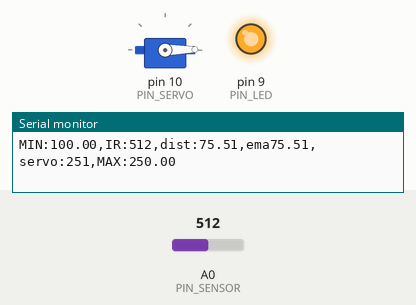
Recording of a sketch running on a simulated Arduino Uno, built with avr-gcc and run on an emulated ATmega328P. Shown: servo, output pins drawn as LEDs (lit = HIGH), the last lines printed to the serial monitor. The inputs (shaded band) are chosen by the test bench; at power-on: A0 (PIN_SENSOR) = 512.

Above: at 1.2 s.
1.3 s: A0 (PIN_SENSOR) set to 444
2.8 s: A0 (PIN_SENSOR) set to 422
At 3.3 s:
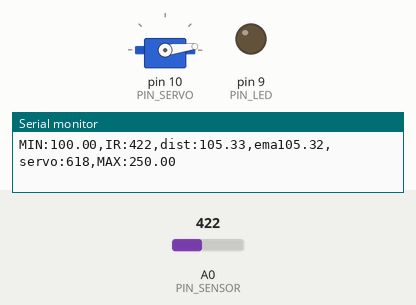
4.4 s: A0 (PIN_SENSOR) set to 306
At 5.2 s:
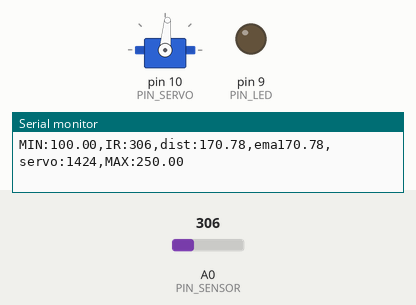
7.4 s: A0 (PIN_SENSOR) set to 240
At 8.7 s:
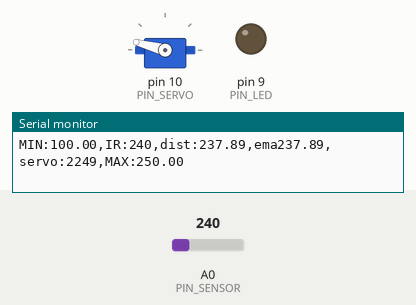
10.4 s: A0 (PIN_SENSOR) set to 511
At 10.8 s:
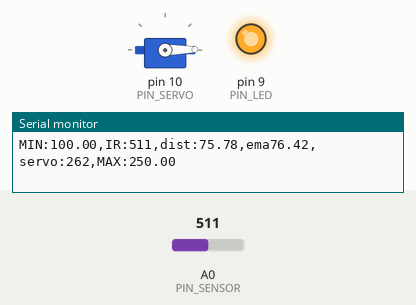
12.0 s: A0 (PIN_SENSOR) set to 122
At 13.3 s:
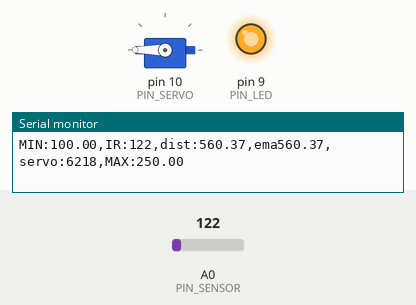
Timing chart, 0 to 14.5 s (numbered marks = the images above; inputs shaded):
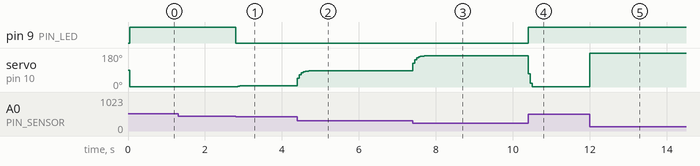

The sketch:

17_example_1.ino
```cpp
#include <Servo.h>

// Arduino pin assignment

//#define PIN_POTENTIOMETER 3 // Potentiometer at Pin A3
// Add IR Sensor Definition Here !!!
#define PIN_SENSOR 0
#define PIN_LED 9
#define PIN_SERVO 10

#define _DUTY_MIN 553  // servo full clock-wise position (0 degree)
#define _DUTY_NEU 1476 // servo neutral position (90 degree)
#define _DUTY_MAX 2399 // servo full counter-clockwise position (180 degree)

#define _DIST_MIN 100.0
#define _DIST_MAX 250.0

#define LOOP_INTERVAL 50   // Loop Interval (unit: msec)
#define ALPHA 0.5

Servo myservo;
unsigned long last_loop_time;   // unit: msec
float dist_ema, dist_prev = _DIST_MAX;

void setup()
{
  pinMode(PIN_LED, OUTPUT);

  myservo.attach(PIN_SERVO);
  myservo.writeMicroseconds(_DUTY_NEU);

  Serial.begin(1000000); //Set MAX
}

void loop()
{
  unsigned long time_curr = millis();
  int a_value, duty;
  float dist, dist_prev;

  // wait until next event time
  if (time_curr < (last_loop_time + LOOP_INTERVAL))
    return;
  last_loop_time += LOOP_INTERVAL;

  // Remove Next line !!!
  // a_value = analogRead(PIN_POTENTIOMETER);
  // Read IR Sensor value !!!
  a_value = analogRead(PIN_SENSOR);
  // Convert IR sensor value into distance !!!
  dist = 6762.0/((a_value-9)-4.0)*10.0 - 60.0;
  // we need distance range filter here !!!
  if (dist < _DIST_MIN) {
    dist = dist_prev;           // cut lower than minimum
    digitalWrite(PIN_LED, 1);       // LED OFF
  } else if (dist > _DIST_MAX) {
    dist = dist_prev;           // Cut higher than maximum
    digitalWrite(PIN_LED, 1);       // LED OFF
  } else {    // In desired Range
    digitalWrite(PIN_LED, 0);       // LED ON
    dist_prev = dist;
  }
  // we need EMA filter here !!!
  dist_ema = ALPHA * dist + (1 - ALPHA) * dist_ema;
  duty = (float)(dist_ema-100)*(_DUTY_MAX-_DUTY_MIN)/150.0+_DUTY_MIN;

  // map distance into duty
  // duty = map(a_value, 0, 1023, _DUTY_MIN, _DUTY_MAX);

  // myservo.writeMicroseconds(duty);
  if (dist_ema <= _DIST_MIN) {
    myservo.writeMicroseconds(_DUTY_MIN);
  } else if (dist_ema >= _DIST_MAX) {
    myservo.writeMicroseconds(_DUTY_MAX);
  } else {
    myservo.writeMicroseconds(duty);
  }

  // print IR sensor value, distnace, duty !!!
  Serial.print("MIN:");      Serial.print(_DIST_MIN);
  Serial.print(",IR:");      Serial.print(a_value);
  Serial.print(",dist:");    Serial.print(dist);
  Serial.print(",ema");      Serial.print(dist_ema);
  Serial.print(",servo:");   Serial.print(duty);
  Serial.print(",MAX:");     Serial.print(_DIST_MAX);
  Serial.println("");
  // Serial.print("ADC Read: "); Serial.print(a_value);
  // Serial.print(" = ");
  // Serial.print((a_value / 1024.0) * 5.0);
  // Serial.print(" Volt => Duty : ");
  // Serial.print(duty);
  // Serial.println("usec");
}
```

Measured:
- the behaviour switches between 436 and 435 on A0 (PIN_SENSOR) (found by bisection; images 0 and 1)
- after the input at 2.8 s, pin 9 (PIN_LED): HIGH → LOW at once; servo on pin 10 (PIN_SERVO): 1° → 7° at once
- after the input at 4.4 s, servo on pin 10 (PIN_SERVO): 7° → 85° at once
- after the input at 7.4 s, servo on pin 10 (PIN_SERVO): 85° → 165° at once
- after the input at 10.4 s, pin 9 (PIN_LED): LOW → HIGH at once; servo on pin 10 (PIN_SERVO): 165° → 1° at once
- after the input at 12.0 s, servo on pin 10 (PIN_SERVO): 1° → 180° at once
